Frame 1 (no input): blank canvas, image omitted
Frame 60 (the mouse pressed at the canvas centre just before this capture): blank canvas, image omitted
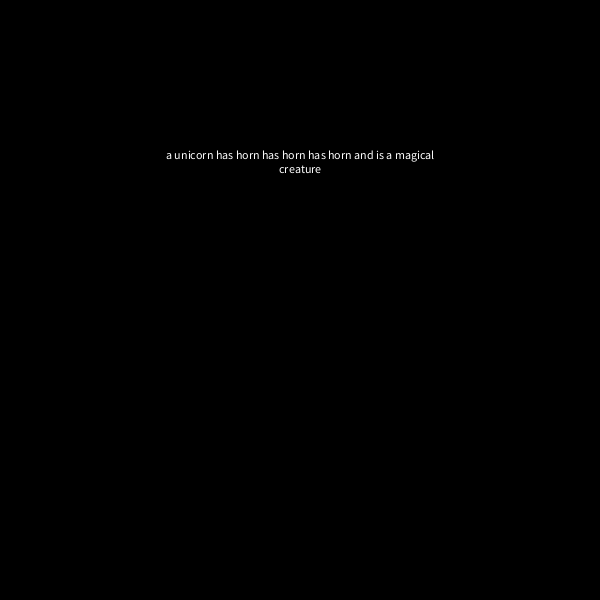
Frame 120 (the mouse held since frame 60 and released just before this capture)

The Processing sketch whose frames 1 and 60 were blank and that drew this single picture after the mouse press (run headless with seeded random() and noise(); from frame 60 on, the mouse is pressed at the canvas centre):

// Processing sketch: week10
// ── week10.pde
int generatedTextLength = 100;
String text = "a unicorn has horn and is a magical creature";
int order = 3;
HashMap<String, ArrayList<String>>chain;

void setup(){
  size(600,600);
  chain = new HashMap<String, ArrayList<String>>();
  for(int i =0;i<text.length() - order; i++){
    String gram = text.substring(i, i+order);
    ArrayList<String> characters;
    if(!chain.containsKey(gram)){
      characters = new ArrayList<String>();
      chain.put(gram,characters);
    }else{
      characters = chain.get(gram);
    }
    characters.add(text.substring(i+order, i+order+1));
  }

}

void draw(){
  background(0);
  
  fill(255);
  textAlign(CENTER);
  text(result,width/4,height/4,width/2,height/4);
}

String result = " ";
void mousePressed(){
  String currentGram  = text.substring(0,order);
  result = currentGram;
  for(int i = 0; i<generatedTextLength; i++){
    if(chain.containsKey(currentGram)){
      ArrayList<String> characters = chain.get(currentGram);
      result += characters.get(round(random(characters.size()-1)));
      currentGram = result.substring(result.length()- order,result.length());
    }
  }
}
